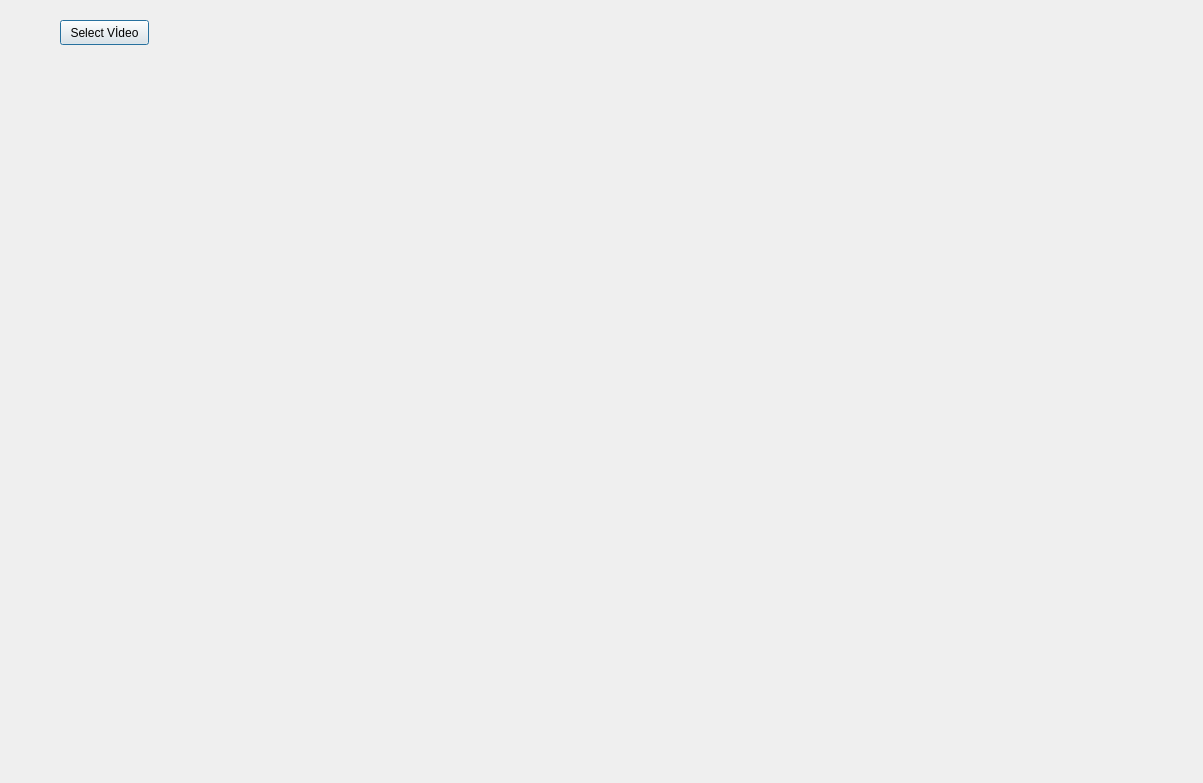
<?xml version="1.0" encoding="UTF-8"?>
<ui version="4.0">
 <class>Dialog</class>
 <widget class="QDialog" name="Dialog">
  <property name="geometry">
   <rect>
    <x>0</x>
    <y>0</y>
    <width>1203</width>
    <height>783</height>
   </rect>
  </property>
  <property name="windowTitle">
   <string>Dialog</string>
  </property>
  <widget class="QLabel" name="show_frame">
   <property name="geometry">
    <rect>
     <x>60</x>
     <y>90</y>
     <width>640</width>
     <height>480</height>
    </rect>
   </property>
   <property name="text">
    <string/>
   </property>
  </widget>
  <widget class="QPushButton" name="pushButton">
   <property name="geometry">
    <rect>
     <x>60</x>
     <y>20</y>
     <width>89</width>
     <height>25</height>
    </rect>
   </property>
   <property name="text">
    <string>Select Vİdeo</string>
   </property>
  </widget>
 </widget>
 <resources/>
 <connections/>
</ui>
